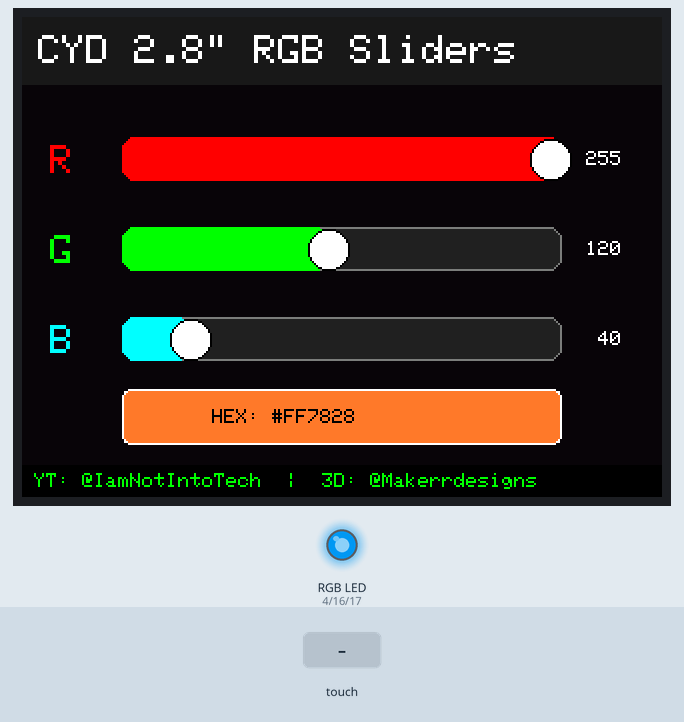
The sketch below on a simulated ESP32. Parts: 320×240 colour display, an RGB LED mixed from three pins (HIGH = lit). The test bench sets the inputs (shaded band).

Above: at 1.4 s.
1.5 s: touch panel pressed at 13 % / 30 % of its raw x / y range
At 2.5 s:
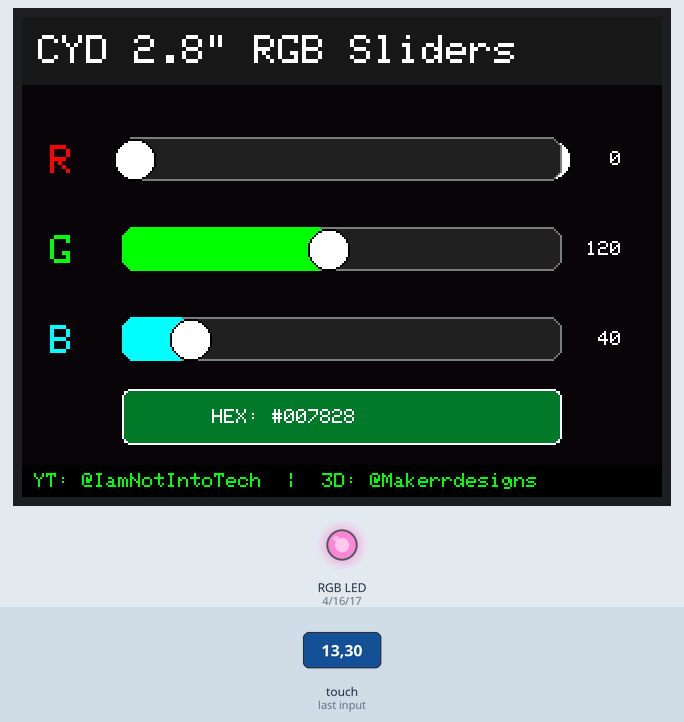
3.0 s: touch panel pressed at 38 % / 30 % of its raw x / y range
At 3.7 s:
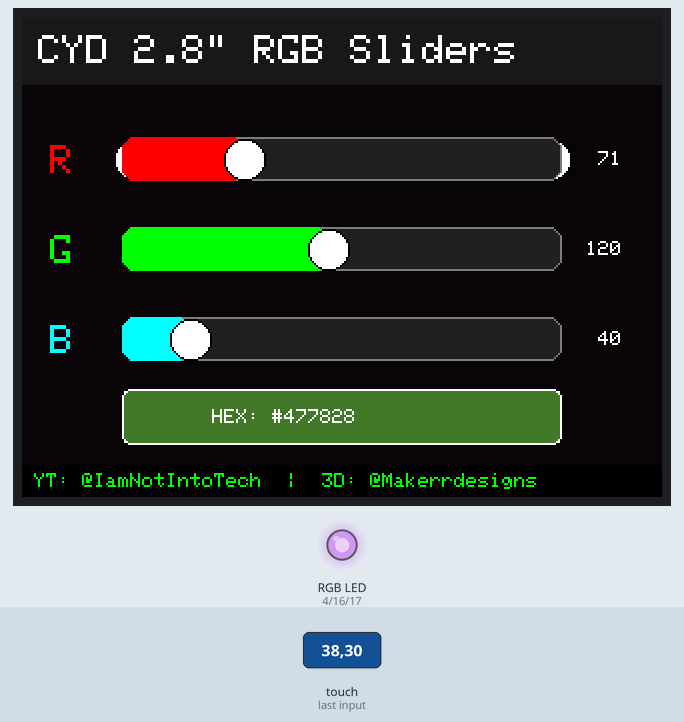
4.5 s: touch panel pressed at 62 % / 30 % of its raw x / y range
At 5.7 s:
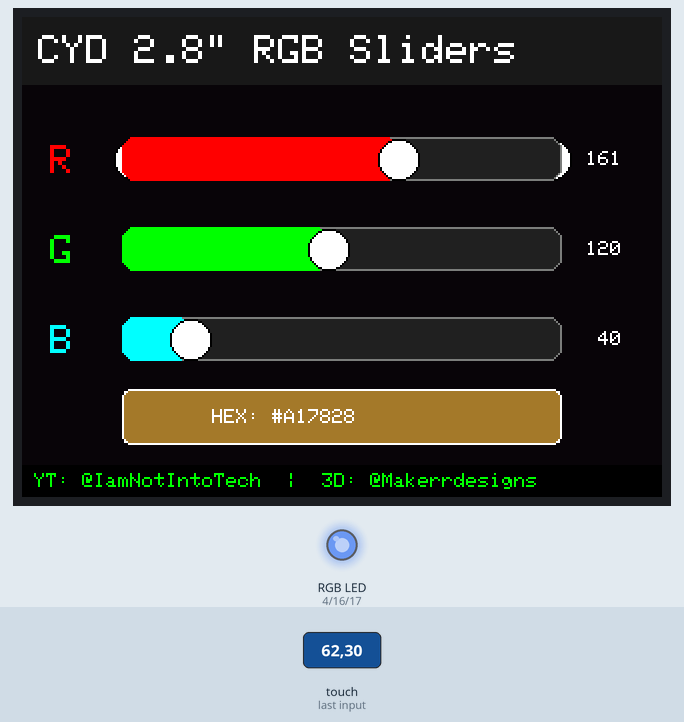
6.0 s: touch panel pressed at 13 % / 50 % of its raw x / y range
At 6.8 s:
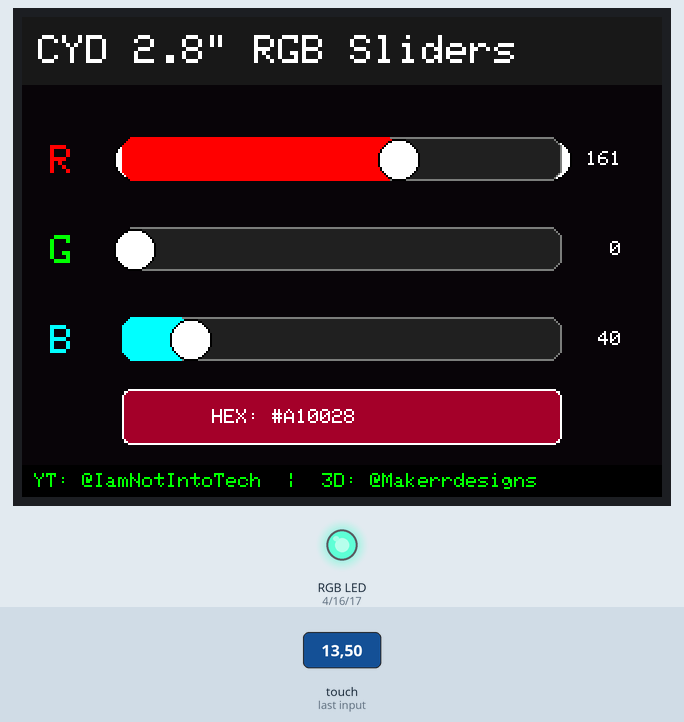
7.5 s: touch panel pressed at 87 % / 30 % of its raw x / y range
At 8.2 s:
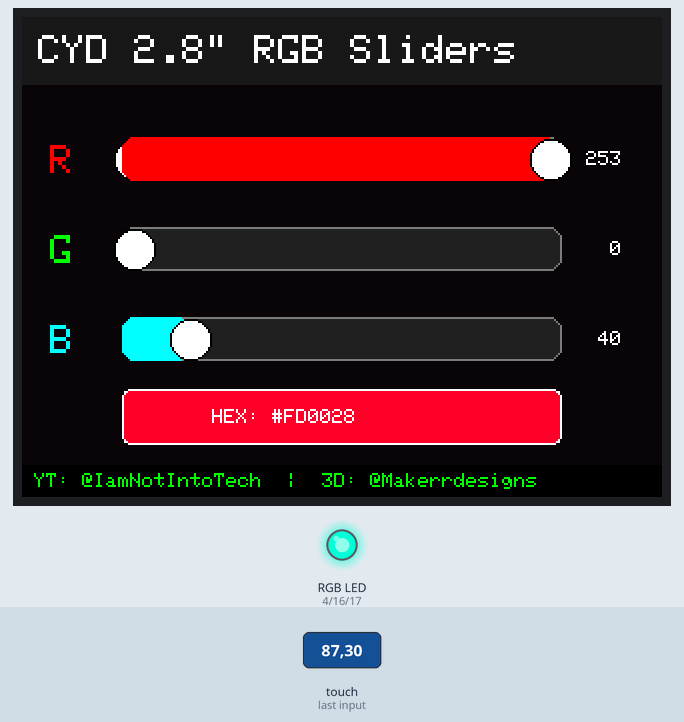
9.0 s: touch panel pressed at 62 % / 50 % of its raw x / y range
At 9.5 s:
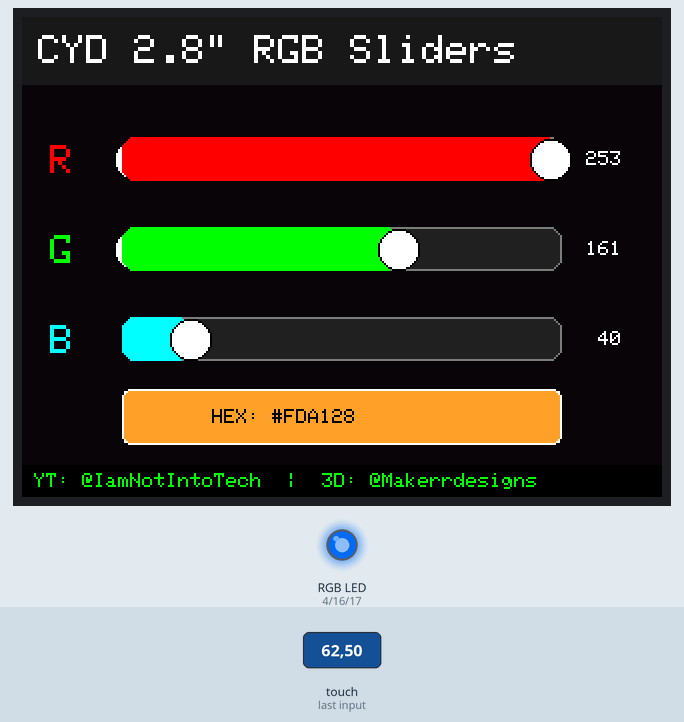
Timing chart, 0 to 11.5 s (numbered marks = the images above; inputs shaded):
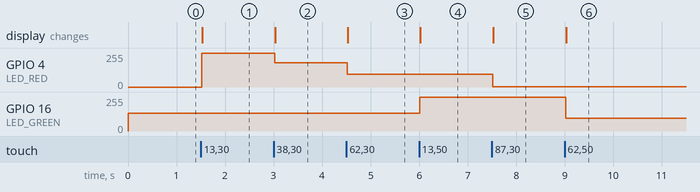

Measured:
- after the input at 1.5 s, GPIO 4 (LED_RED): 0/255 → 255/255 at once; the display: changes at once (image 1)
- after the input at 3.0 s, GPIO 4 (LED_RED): 255/255 → 183/255 at once; the display: changes at once (image 2)
- after the input at 4.5 s, GPIO 4 (LED_RED): 183/255 → 94/255 at once; the display: changes at once (image 3)
- after the input at 6.0 s, GPIO 16 (LED_GREEN): 134/255 → 255/255 at once; the display: changes at once (image 4)
- after the input at 7.5 s, GPIO 4 (LED_RED): 94/255 → 2/255 at once; the display: changes at once (image 5)
- after the input at 9.0 s, GPIO 16 (LED_GREEN): 255/255 → 94/255 at once; the display: changes at once (image 6)

The sketch:

04-rgb-sliders.ino
```cpp
/**
 * @file 04-rgb-sliders.ino
 * @brief Interactive RGB Touch Sliders for Cheap Yellow Display 2.8" (ESP32-2432S028R)
 * @author Tushar Aggarwal (tushar2704)
 * @repository https://github.com/tushar2704/Cheap-Yellow-Display-Community
 *
 * 📺 Follow on YouTube:
 * - Tech & Coding: https://youtube.com/@IamNotIntoTech
 * - 3D Printing & Enclosure: https://youtube.com/@Makerrdesigns
 *
 * Hardware:
 * - 2.8" Resistive Touch Cheap Yellow Display (ESP32-2432S028R)
 * - Onboard RGB LED (GPIO 4: Red, GPIO 16: Green, GPIO 17: Blue)
 */

#include <SPI.h>
#include <TFT_eSPI.h>
#include <XPT2046_Touchscreen.h>

#define XPT2046_IRQ 36
#define XPT2046_MOSI 13
#define XPT2046_MISO 12
#define XPT2046_CLK 14
#define XPT2046_CS 33

#define LED_RED 4     // Active LOW PWM
#define LED_GREEN 16  // Active LOW PWM
#define LED_BLUE 17   // Active LOW PWM

#define TS_MINX 300
#define TS_MAXX 3800
#define TS_MINY 200
#define TS_MAXY 3700

SPIClass touchSPI(VSPI);
XPT2046_Touchscreen ts(XPT2046_CS, XPT2046_IRQ);
TFT_eSPI tft = TFT_eSPI();

// Slider channels
int valR = 255;
int valG = 120;
int valB = 40;

const int SLIDER_X = 50;
const int SLIDER_W = 220;
const int SLIDER_H = 22;

const int SLIDER_Y_R = 60;
const int SLIDER_Y_G = 105;
const int SLIDER_Y_B = 150;

void updateLedPwm() {
  // Invert values because onboard RGB LED is Active LOW
  ledcWrite(0, 255 - valR);
  ledcWrite(1, 255 - valG);
  ledcWrite(2, 255 - valB);
}

void drawSlider(int y, int val, uint16_t color, const char* label) {
  // Label
  tft.setTextColor(color, 0x0821);
  tft.setTextSize(2);
  tft.setCursor(14, y + 4);
  tft.print(label);

  // Background track
  tft.fillRoundRect(SLIDER_X, y, SLIDER_W, SLIDER_H, 6, 0x2104);
  tft.drawRoundRect(SLIDER_X, y, SLIDER_W, SLIDER_H, 6, TFT_DARKGREY);

  // Active filled bar
  int fillW = map(val, 0, 255, 0, SLIDER_W);
  if (fillW > 0) {
    tft.fillRoundRect(SLIDER_X, y, fillW, SLIDER_H, 6, color);
  }

  // Thumb handle
  int thumbX = SLIDER_X + fillW;
  thumbX = constrain(thumbX, SLIDER_X + 6, SLIDER_X + SLIDER_W - 6);
  tft.fillCircle(thumbX, y + (SLIDER_H / 2), 10, TFT_WHITE);
  tft.drawCircle(thumbX, y + (SLIDER_H / 2), 10, TFT_BLACK);

  // Value readout
  tft.fillRect(280, y + 4, 38, 16, 0x0821);
  tft.setTextColor(TFT_WHITE, 0x0821);
  tft.setTextSize(1);
  tft.setCursor(282, y + 7);
  tft.printf("%3d", val);
}

void drawColorPreview() {
  // 16-bit 565 color preview box
  uint16_t previewColor = tft.color565(valR, valG, valB);
  tft.fillRoundRect(50, 186, 220, 28, 4, previewColor);
  tft.drawRoundRect(50, 186, 220, 28, 4, TFT_WHITE);

  tft.setTextColor((valR + valG + valB > 380) ? TFT_BLACK : TFT_WHITE, previewColor);
  tft.setTextSize(1);
  tft.setCursor(95, 196);
  tft.printf("HEX: #%02X%02X%02X", valR, valG, valB);
}

void setup() {
  Serial.begin(115200);

  // Setup PWM channels for RGB LED (5kHz, 8-bit)
  ledcSetup(0, 5000, 8);
  ledcSetup(1, 5000, 8);
  ledcSetup(2, 5000, 8);
  ledcAttachPin(LED_RED, 0);
  ledcAttachPin(LED_GREEN, 1);
  ledcAttachPin(LED_BLUE, 2);
  updateLedPwm();

  tft.init();
  tft.setRotation(1);
  tft.fillScreen(0x0821);

  touchSPI.begin(XPT2046_CLK, XPT2046_MISO, XPT2046_MOSI, XPT2046_CS);
  ts.begin(touchSPI);
  ts.setRotation(1);

  // Header Banner
  tft.fillRect(0, 0, 320, 34, 0x18C3);
  tft.setTextColor(TFT_WHITE, 0x18C3);
  tft.setTextSize(2);
  tft.setCursor(8, 9);
  tft.print("CYD 2.8\" RGB Sliders");

  // Render initial sliders
  drawSlider(SLIDER_Y_R, valR, TFT_RED, "R");
  drawSlider(SLIDER_Y_G, valG, TFT_GREEN, "G");
  drawSlider(SLIDER_Y_B, valB, TFT_CYAN, "B");
  drawColorPreview();

  // Footer Bar
  tft.fillRect(0, 224, 320, 16, TFT_BLACK);
  tft.setTextColor(0x07E0, TFT_BLACK);
  tft.setTextSize(1);
  tft.setCursor(6, 228);
  tft.print("YT: @IamNotIntoTech  |  3D: @Makerrdesigns");
}

void loop() {
  if (ts.touched()) {
    TS_Point p = ts.getPoint();
    int x = map(p.x, TS_MINX, TS_MAXX, 0, 320);
    int y = map(p.y, TS_MINY, TS_MAXY, 0, 240);

    bool changed = false;

    // Check Red Slider
    if (y >= SLIDER_Y_R - 10 && y <= SLIDER_Y_R + SLIDER_H + 10) {
      valR = constrain(map(x, SLIDER_X, SLIDER_X + SLIDER_W, 0, 255), 0, 255);
      drawSlider(SLIDER_Y_R, valR, TFT_RED, "R");
      changed = true;
    }
    // Check Green Slider
    else if (y >= SLIDER_Y_G - 10 && y <= SLIDER_Y_G + SLIDER_H + 10) {
      valG = constrain(map(x, SLIDER_X, SLIDER_X + SLIDER_W, 0, 255), 0, 255);
      drawSlider(SLIDER_Y_G, valG, TFT_GREEN, "G");
      changed = true;
    }
    // Check Blue Slider
    else if (y >= SLIDER_Y_B - 10 && y <= SLIDER_Y_B + SLIDER_H + 10) {
      valB = constrain(map(x, SLIDER_X, SLIDER_X + SLIDER_W, 0, 255), 0, 255);
      drawSlider(SLIDER_Y_B, valB, TFT_CYAN, "B");
      changed = true;
    }

    if (changed) {
      updateLedPwm();
      drawColorPreview();
    }
  }

  delay(20);
}
```
